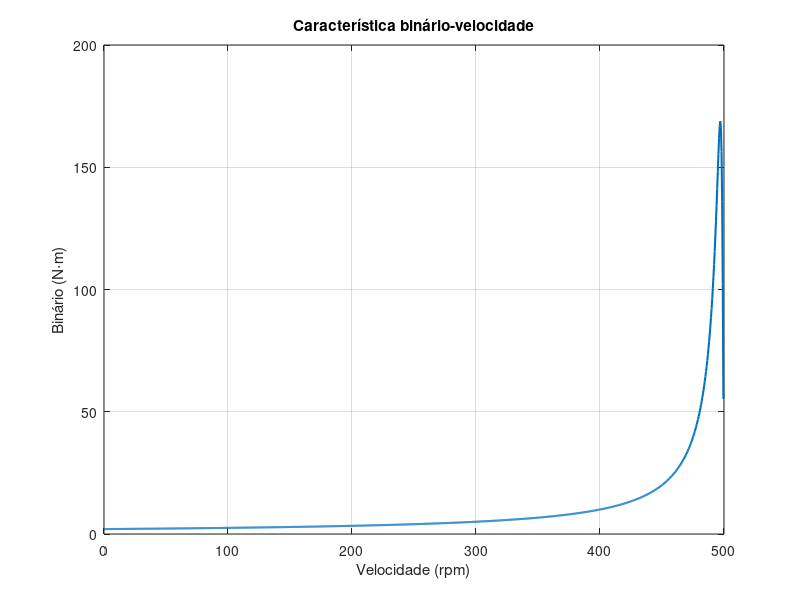

Source code (MATLAB): (Note: this script raises an error after producing the figure.)
%% Curva binário-velocidade da máquina de indução (circuito equivalente por fase)
clear; clc; close all;

%% Parâmetros da máquina  (SUBSTITUIR pelos valores do enunciado)
U   = 690;          % tensão composta [V]
V1  = U/sqrt(3);    % tensão de fase (ligação em estrela) [V]
f   = 50;           % frequência [Hz]
p   = 6;            % número de PARES de polos

Rs  = 17.7e-3;          % resistência do estator [Ohm]
Rr  = 8.05e-3;          % resistência do rotor (referida ao estator) [Ohm]
Lls = 17.7e-3;         % indutância de fugas do estator [H]
Llr = 3.41e-4;         % indutância de fugas do rotor [H]
Lm  = 5.12e-3;        % indutância de magnetização [H]

%% Grandezas derivadas
w   = 2*pi*f;       % pulsação elétrica [rad/s]
ws  = w/p;          % velocidade de sincronismo [rad/s]
ns  = 60*f/p;       % velocidade de sincronismo [rpm]
 
Xls = w*Lls;
Xlr = w*Llr;
Xm  = w*Lm;
 
%% Escorregamento (1000 pontos, evitando s = 0)
s = linspace(1, 0.001, 1000);
 
%% Circuito equivalente
Zr  = Rr./s + 1j*Xlr;                  % ramo do rotor
Zp  = (1j*Xm .* Zr) ./ (1j*Xm + Zr);   % paralelo com a magnetização
Zeq = Rs + 1j*Xls + Zp;                % série com o estator
 
Is  = V1 ./ Zeq;                       % corrente do estator
Ir  = Is .* (1j*Xm) ./ (1j*Xm + Zr);   % divisor de corrente -> corrente do rotor
 
%% Binário e velocidade
T = 3*abs(Ir).^2 .* (Rr./s) / ws;      % [N.m]
n = ns*(1 - s);                        % [rpm]
 
%% Gráfico
figure;
plot(n, T, 'LineWidth', 1.5); grid on;
xlabel('Velocidade (rpm)');
ylabel('Binário (N\cdotm)');
title('Característica binário-velocidade');
 
%% Pontos notáveis (verificação)
[Tmax, k] = max(T);
fprintf('Binário de arranque: %.2f N.m\n', T(1));
fprintf('Binário máximo:      %.2f N.m a %.1f rpm (s = %.4f)\n', Tmax, n(k), s(k));

% Binário máximo
[Tmax, k] = max(T);
fprintf('Tmax = %.2f N.m a %.1f rpm\n', Tmax, n(k));

% Binário nominal (nN = velocidade nominal da chapa)
nN = 1450;
Tn = interp1(n, T, nN);
fprintf('Tn = %.2f N.m a %.1f rpm\n', Tn, nN);

% Binário de 0 a 1000 rpm, de 200 em 200
n_pts = 0:200:1000;
T_pts = interp1(n, T, n_pts);
disp(table(n_pts', T_pts', 'VariableNames', {'n_rpm', 'T_Nm'}))
